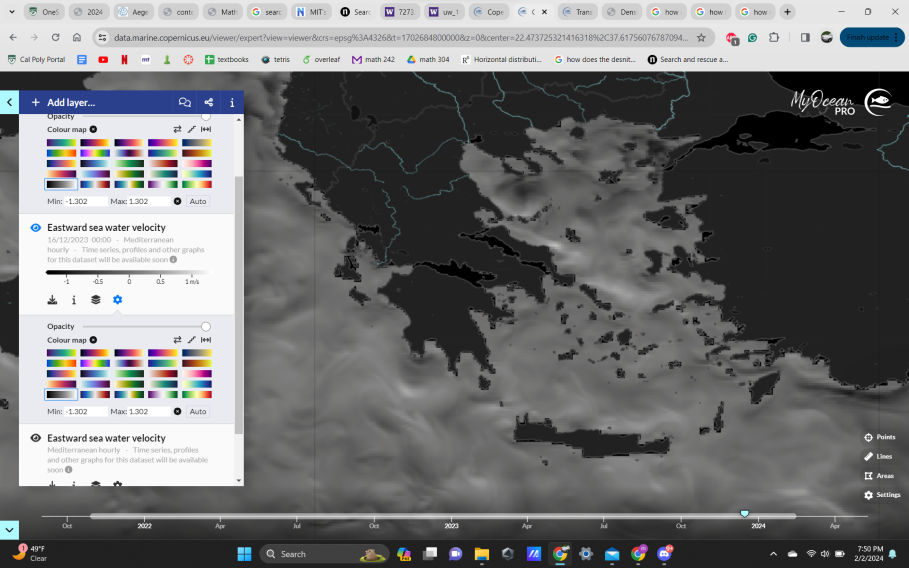
#> input picture heatmaps/eflow.png, 909 x 568 px
$ python map.py
#> lines starting #> are read from the running program, lines starting #| are printed output that depends on the picture
#35, 22.5
#40.8, 22.5
#40.8, 28.5
#35, 28.5
from PIL import Image
import PIL
import numpy as np
import os

# Import an image from directory:
current_directory = os.path.dirname(os.path.abspath(__file__))
DIR = current_directory + "/eflow.png"
landDIR = current_directory + "/land.png"
input_image = Image.open(DIR)
#> input_image is the input picture: PIL image 909x568 RGB; mean R, G, B 114.1, 114.4, 115.5
imland = Image.open(landDIR)
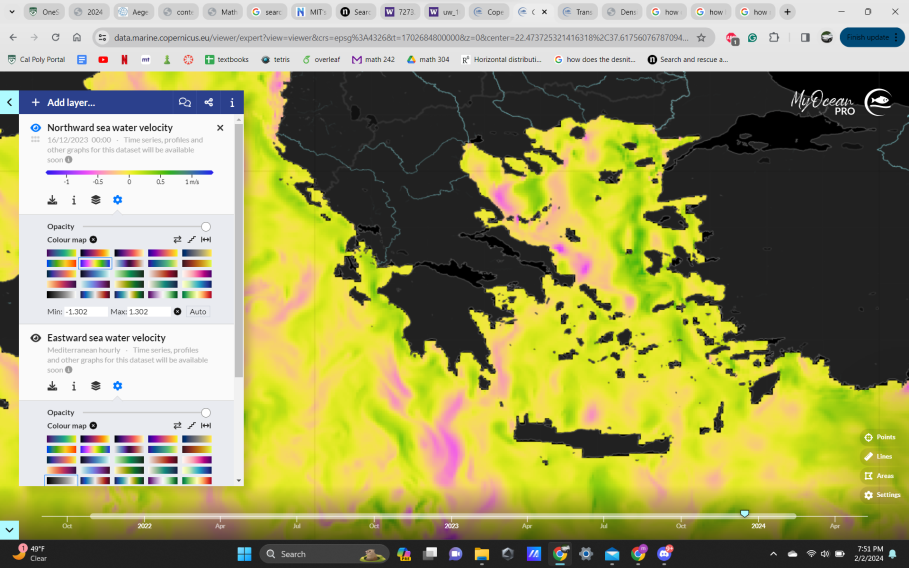
#> input picture heatmaps/land.png, 909 x 568 px
#> imland is the input picture: PIL image 909x568 RGB; mean R, G, B 156, 154.7, 99.1

# Extracting pixel map:
pixel_map = input_image.load()
land = imland.load()
im = PIL.Image.new(mode="RGB", size=( 350, 380))
#> im: PIL image 350x380 RGB; every value is 0
newpixel_map = im.load()

# Extracting the width and height
# of the image:
width, height = input_image.size
#> width = 909; height = 568
print(width)
#| 909
print(height)
#| 568

def transform(r, g, b):
    return r,g,b

# taking half of the width:
for i in range(width):
    for j in range(height):
        if (i > 350) and (i <= 700) and (j > 70) and (j <= 450):
            r, g, b = input_image.getpixel((i, j))
            r2, g2, b2 = imland.getpixel((i, j))
            if (r2 + g2 + b2 < 350):
                newpixel_map[i-351, j-71] = (255, 0, 0)
            else:
                r,g,b = transform(r,g,b)
                newpixel_map[i-351, j-71] = (r,g,b)

im.save("eflowcropped.png", format="png")
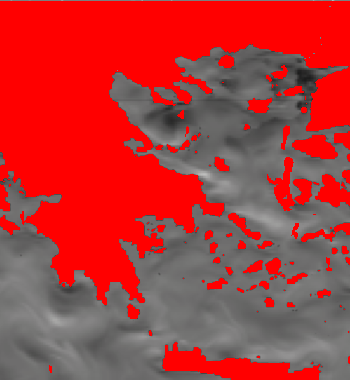
#> saved as eflowcropped.png: PIL image 350x380 RGB; mean R, G, B 177.1, 57.4, 57.2

# use input_image.show() to see the image on the
# output screen.
